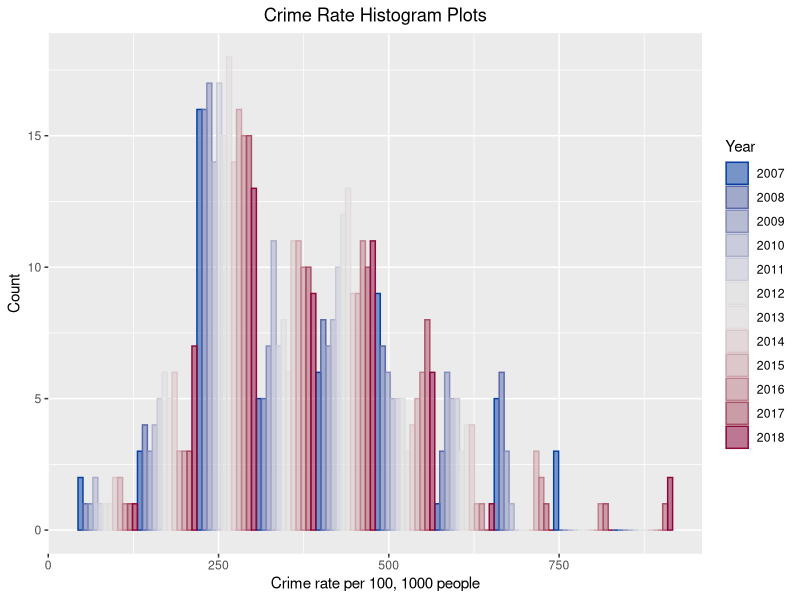
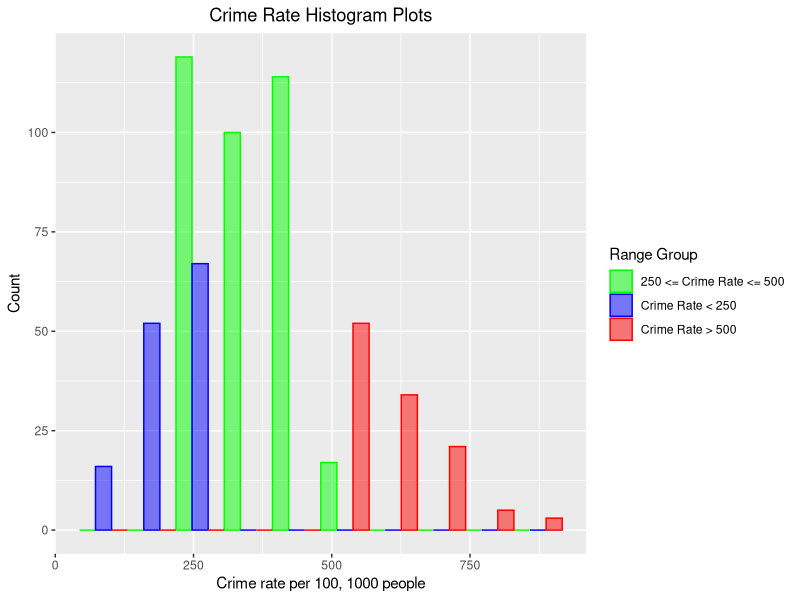

These charts were generated, in order, by the following R code:
## ---- chunk 1
knitr::opts_chunk$set(echo = TRUE)
## ---- chunk 2
if(!require(colorspace)) {install.packages('colorspace')}; require(colorspace)
if(!require(tidyverse)) {install.packages('tidyverse')}; require(tidyverse)

library(tidyverse)
library(colorspace)

#Set the working directory
setwd(dirname(rstudioapi::getSourceEditorContext()$path))

## ---- chunk 3

# Load the data 
crime_rate_df <- read.csv("Sampledata2.csv")
## ---- chunk 4
head(crime_rate_df)
tail(crime_rate_df)

## ---- chunk 5

# Create the first color vector
n_col = length(unique(crime_rate_df$Year))
col1 = colorspace::diverge_hcl(n_col)

# Create the second color vector
col2 = c("green","blue","red")

## ---- chunk 6

new_crime_rate_df <- crime_rate_df %>% select(Year, CrimeRate) %>%
  mutate(RangeGroup = case_when(CrimeRate < 250 ~ "Crime Rate < 250",
                                250 <= CrimeRate &  CrimeRate <= 500 ~ "250 <= Crime Rate <= 500",
                                CrimeRate > 500 ~ "Crime Rate > 500"))

## ---- chunk 7

new_crime_rate_df %>% 
  ggplot(aes(x=CrimeRate, color=as.factor(Year), fill=as.factor(Year))) +
  geom_histogram(position = "dodge", alpha=0.5, bins=10) +
  scale_color_manual(values=col1) +
  scale_fill_manual(values=col1, name="Year") +
  labs(title="Crime Rate Histogram Plots", x="Crime rate per 100, 1000 people",
       y="Count", color="Year") +
  theme(plot.title=element_text(hjust=0.5))

## ---- chunk 8
new_crime_rate_df %>%
  ggplot(aes(x=CrimeRate, color=as.factor(RangeGroup), fill=as.factor(RangeGroup))) + 
  geom_histogram(position = "dodge", alpha=0.5, bins=10) +
  scale_color_manual(values=col2) +
  scale_fill_manual(values=col2, name="Range Group") +
  labs(title="Crime Rate Histogram Plots", x="Crime rate per 100, 1000 people",
       y="Count", color="Range Group") +
  theme(plot.title=element_text(hjust=0.5))
